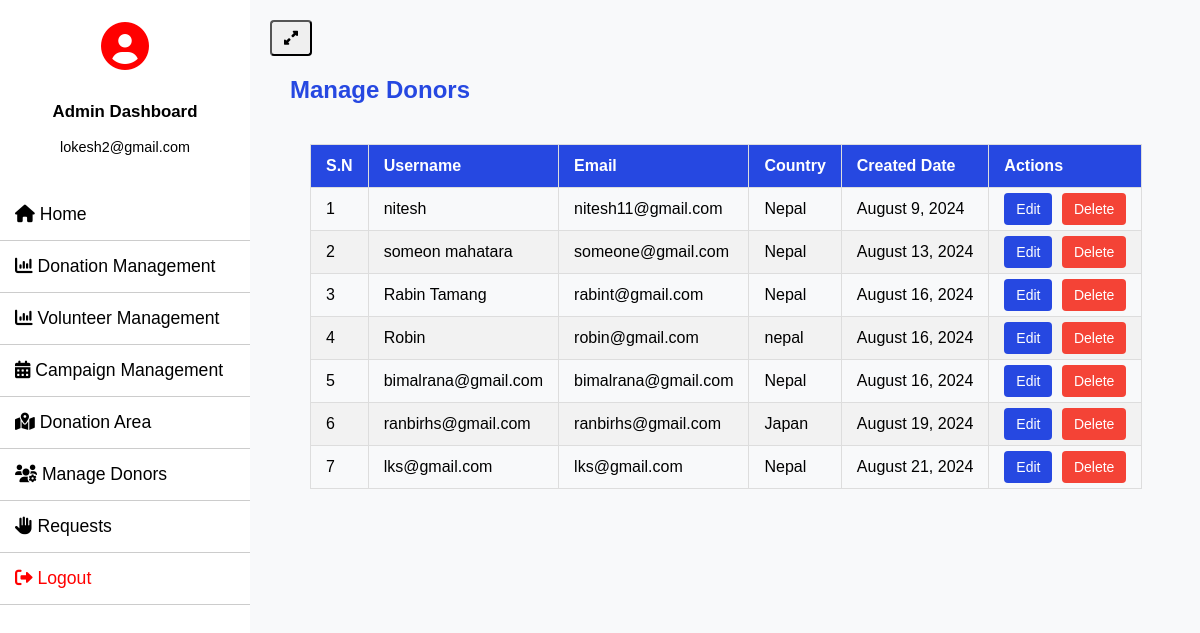
The page /manage_donors/ (signed in) on the database as committed earlier.
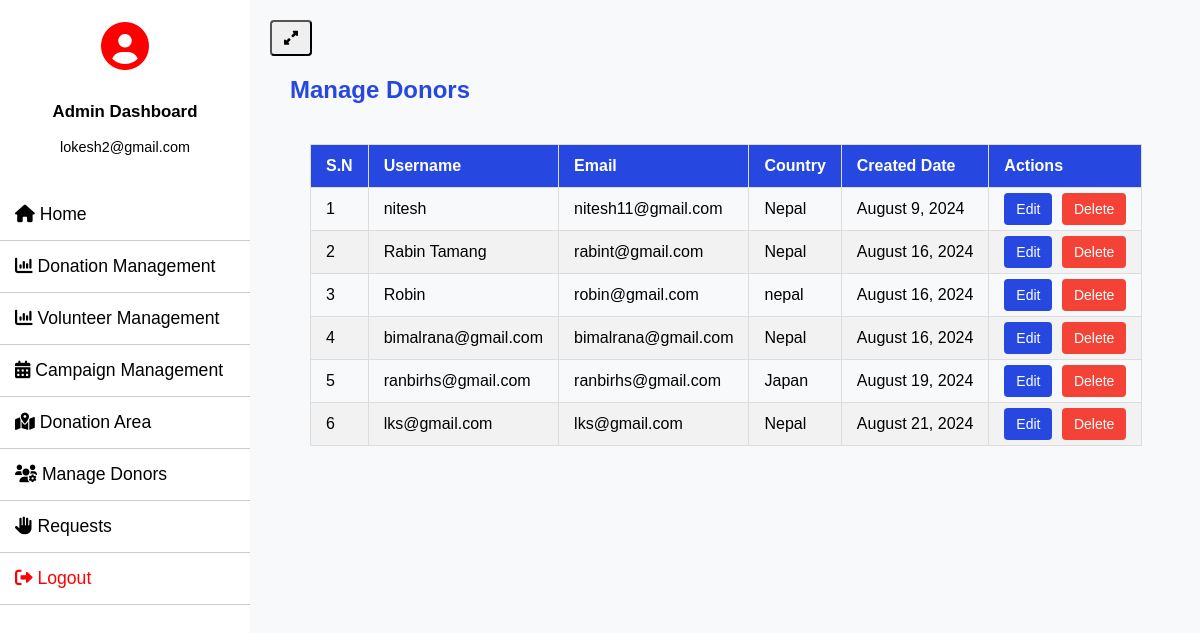
The same page on the database as committed later.
### donor_management/models.py (models this page shows, shortened)
class Donor(models.Model):
    user = models.ForeignKey(User, on_delete=models.CASCADE, null=True)
    phone_number = models.CharField(max_length=15, null=True)
    address = models.CharField(max_length=100, null=True)
    district = models.CharField(max_length=100, null=True)
    country = models.CharField(max_length=100, null=True)
    created_at = models.DateTimeField(auto_now_add=True)
    updated_at = models.DateTimeField(auto_now=True)

### Charity_Project/views.py (the view)
# urls.py: path('manage_donors/', manage_donors, name='manage_donors'),
@login_required
def manage_donors(request):
    if not request.user.is_authenticated:
        return redirect('admin_login')
    donors = Donor.objects.all()
    return render(request, 'manage_donors.html',  locals())

### Charity_Project/templates/manage_donors.html (shortened to what this page needs)
{% extends 'admin_base.html' %}
{% block content %}
<div class="navbar">
    <h2>Manage Donors</h2>
</div>
<main>
    {% if donors %}
        <table class="table" id="example">
            <thead>
                <tr>
                    <th>S.N</th>
                    <th>Username</th>
                    <th>Email</th>
                    <th>Country</th>
                    <th>Created Date</th>
                    <th>Actions</th>
                </tr>
            </thead>
            <tbody>
                {% for donor in donors %}
                <tr>
                    <td>{{ forloop.counter }}</td>
                <td>{{ donor.user.username }}</td>
                    <td>{{ donor.user.email }}</td>
                    <td>{{ donor.country }}</td>
                    <td>{{ donor.created_at|date:"F j, Y" }}</td>
                    <td>
                        <a href="{% url 'view_donors_details' donor.id %}" class="btn btn-edit">Edit</a>
                        <form action="" method="POST" style="display:inline;">
                            <a href="{% url 'delete_donors' donor.id %}" class="btn btn-delete" onclick="return confirm('Are you sure you want to delete this area?');">Delete</a>
                        </form>
                    </td>
                </tr>
                {% endfor %}
            </tbody>
        </table>
    {% else %}
        <div class="alert">
            No donors found.
        </div>
    {% endif %}
</main>
{% endblock %}

Rows that differ between the two databases and show on the page:
removed Donor: user.username "someon mahatara", user.email "someone@gmail.com", country "Nepal", created_at "August 13, 2024"
